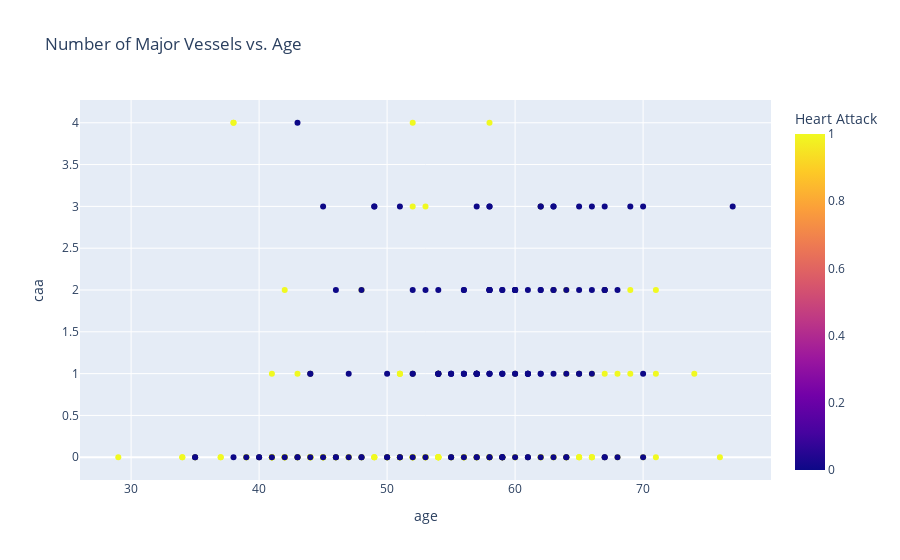

The notebook cell this image was saved under:
### Markdown cell above
### Plot8. Scattter Plot -  Number of Major Vessels vs. Age with Heart Attack Outcome

### Code cell
fig8 = px.scatter(df, x="age", y="caa", color="output", title="Number of Major Vessels vs. Age", labels={"output": "Heart Attack"})
fig8.show()

### Figure 1 — Plotly figure (JSON) as saved in the notebook; plotly's stock layout.template omitted (floating-point values rounded to 4 significant figures; data arrays with more than 128 entries replaced by an {"elided": "..."} marker saying what was removed)
{"data": [{"hovertemplate": "age=%{x}<br>caa=%{y}<br>Heart Attack=%{marker.color}<extra></extra>", "legendgroup": "", "marker": {"color": {"elided": "303 int values"}, "coloraxis": "coloraxis", "symbol": "circle"}, "mode": "markers", "name": "", "orientation": "v", "showlegend": false, "type": "scatter", "x": {"elided": "303 int values"}, "xaxis": "x", "y": {"elided": "303 int values"}, "yaxis": "y"}], "layout": {"coloraxis": {"colorbar": {"title": {"text": "Heart Attack"}}, "colorscale": [[0, "#0d0887"], [0.1111, "#46039f"], [0.2222, "#7201a8"], [0.3333, "#9c179e"], [0.4444, "#bd3786"], [0.5556, "#d8576b"], [0.6667, "#ed7953"], [0.7778, "#fb9f3a"], [0.8889, "#fdca26"], [1, "#f0f921"]]}, "legend": {"tracegroupgap": 0}, "title": {"text": "Number of Major Vessels vs. Age"}, "xaxis": {"anchor": "y", "domain": [0, 1], "title": {"text": "age"}}, "yaxis": {"anchor": "x", "domain": [0, 1], "title": {"text": "caa"}}}}
